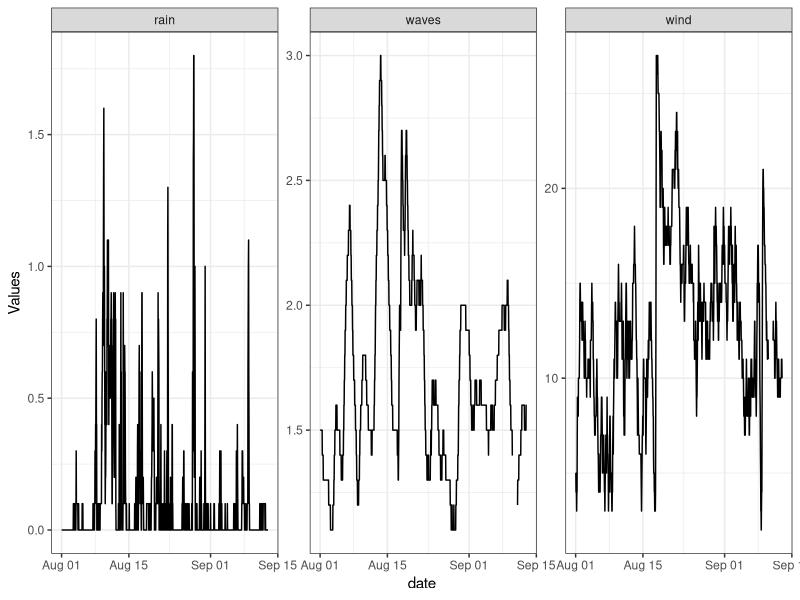

Here is the R script that generated this plot:
## Clean windguru data
## Created by Nyssa Silbiger
## Edited on 9/23/2020
############

### Load libraries #####

library(here)
library(tidyverse)
library(lubridate)

#### Read in data ####
# wind
wind<-read_csv(here("Data","IslandData","wind.csv")) %>%
  mutate_if(is.numeric, as.character)%>% # for some reason its showing as a character
  pivot_longer(names_to = "time", cols = `00h`:`23h`, values_to = "wind") %>%
  mutate(wind = as.numeric(wind),
         date = dmy_h(paste(`...1`,time))) %>%
  select(date,wind)
  
# rain ################3
rain<-read_csv(here("Data","IslandData","rain.csv")) %>%
  mutate_if(is.numeric, as.character)%>% # for some reason its showing as a character
  pivot_longer(names_to = "time", cols = `00h`:`23h`, values_to = "rain") %>%
  mutate(rain = as.numeric(rain),
         rain = ifelse(is.na(rain),0,rain), # if na make a 0
         date = dmy_h(paste(`...1`,time))) %>%
  select(date,rain)

# waves

waves<-read_csv(here("Data","IslandData","waves_windguru.csv")) %>%
  mutate_if(is.numeric, as.character)%>% # for some reason its showing as a character
  pivot_longer(names_to = "time", cols = `00h`:`23h`, values_to = "waves") %>%
  mutate(waves = as.numeric(waves),
         date = dmy_h(paste(`...1`,time))) %>%
  select(date,waves)

### join everything ####
weather<-rain %>%
  left_join(wind)%>%
  left_join(waves)

## export it
write_csv(weather, here("Data","IslandData","weather.csv"))


weather %>%
  pivot_longer(cols = rain:waves, names_to = 'Params',values_to = "Values") %>%
  ggplot(aes(x = date, y = Values))+
  geom_line()+
  facet_wrap(~Params, scales = "free_y")+
  theme_bw()
